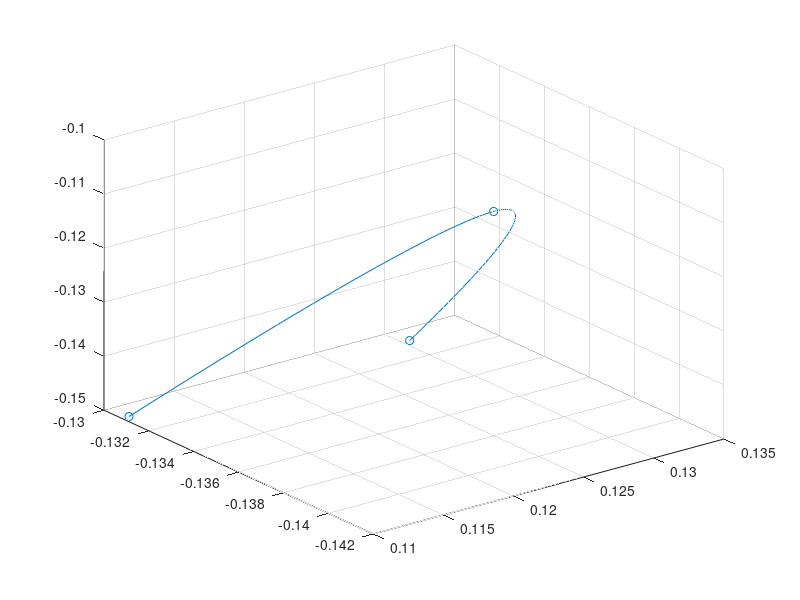

The MATLAB script that drew this image:
% Sample point

A = [0.1105, -0.1308, -0.15]';
C = [0.1205, -0.1408, -0.10]';
B = [0.1305, -0.1308, -0.15]';

t = [1, 2, 3]; % Assumed time stamp

x = [A(1), C(1), B(1)]
y = [A(2), C(2), B(2)]
z = [A(3), C(3), B(3)]

tt = linspace(t(1),t(end));

xx = interp1(t,x,tt,'spline');
yy = interp1(t,y,tt,'spline');
zz = interp1(t,z,tt,'spline');
% Visualize the result
figure
scatter3(x,y,z)
hold on
plot3(xx,yy,zz)